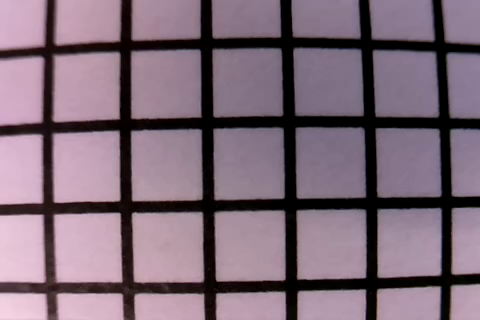
#> input picture frame 4 of test01.mp4, 480 x 320 px, given in place of the camera
$ python live_teste.py
#> lines starting #> are read from the running program, lines starting #| are printed output that depends on the picture; after the words box and inside, x2 and y2 are one past the last pixel; in counts of white or black regions, pixels touching at a corner belong together
### vidProc.py
import cv2
import numpy as np
import yaml
import numpy as np
import math
from matplotlib import pyplot as plt
import cellSum
import time
from operator import itemgetter


# [59 lines left out: functions undist, show_wait_destroy, binaryGridDetection, finddirs, not called in this run]


def findIntPoints(img1, midFrame):
    _,binary = cv2.threshold(cv2.cvtColor(img1, cv2.COLOR_BGR2GRAY),70,200,cv2.THRESH_BINARY_INV)
    img = np.copy(img1)

    #Retirar estas linhas quando a grelha nao tiver problemas
    kernel = np.ones((5,5),np.uint8)
    binary = cv2.morphologyEx(binary, cv2.MORPH_CLOSE, kernel)
    #show_wait_destroy("Image", binary)
    # Create the images that will use to extract the horizontal and vertical lines
    horizontal = np.copy(binary)
    vertical = np.copy(binary)

    # Specify size on horizontal axis
    cols = horizontal.shape[1]
    horizontal_size = cols // 10

    # Specify size on vertical axis
    rows = vertical.shape[0]
    verticalsize = rows // 10

    # Create structure element for extracting horizontal lines through morphology operations
    horizontalStructure = cv2.getStructuringElement(cv2.MORPH_RECT, (horizontal_size, 1))
    verticalStructure = cv2.getStructuringElement(cv2.MORPH_RECT, (1, verticalsize))

    # Apply morphology operations
    horizontal = cv2.erode(horizontal, horizontalStructure)
    horizontal = cv2.dilate(horizontal, horizontalStructure)
    vertical = cv2.erode(vertical, verticalStructure)
    vertical = cv2.dilate(vertical, verticalStructure)
    img_bwa = cv2.bitwise_and(vertical,horizontal)
    #horizontal = cv2.dilate(horizontal, horizontalStructure)
    # Show extracted horizontal lines
    #show_wait_destroy("horizontal", horizontal)
    #show_wait_destroy("horizontal", vertical)
    #show_wait_destroy("horizontal", img_bwa)
    #find centroids of blobs
    # find contours in the binary image
    contours, hierarchy = cv2.findContours(img_bwa, cv2.RETR_EXTERNAL, cv2.CHAIN_APPROX_SIMPLE)
    intersectionPoints=[]
    border = [int(cols*0.05), int(rows*0.05)]
    cv2.rectangle(img, (border[0], border[1]), (cols-border[0], rows-border[1]), (0, 255, 20), 2)
    drawCenter(img, midFrame)
    for c in contours:
        if cv2.contourArea(c)>cols*0.015:
            # calculate moments for each contour
            M = cv2.moments(c)
            if M["m00"] != 0:
                # calculate x,y coordinate of center
                cX = int(M["m10"] / M["m00"])
                cY = int(M["m01"] / M["m00"])
                if cX < cols - border[0] and cX > border[0] and cY < rows - border[1] and cY > border[1]:
                    intersectionPoints.append([cX,cY])
                    cv2.circle(img, (cX, cY), 3, (0, 0, 255), -1)
                    cv2.circle(img_bwa, (cX, cY), 3, (0, 0, 255), -1)
                    #cv2.putText(img_bwa, "centroid", (cX - 25, cY - 25),cv2.FONT_HERSHEY_SIMPLEX, 0.5, (255, 255, 255), 2)
    # display the image
    #show_wait_destroy('img_bwa', img_bwa)
    return intersectionPoints,img, horizontal, vertical, img_bwa

# [149 lines left out: functions findInitPoints, findCircles, four_point_transform, not called in this run]

def drawCenter(image, center_coordinates):
    radius = int(image.shape[1]*0.01)
    #color in BGR
    color = (255, 0, 0)
    # Line thickness of -1 px (-1 fills the circle)
    thickness = -1

    #coordinates correspond to the center of the image
    center_coordinates = center_coordinates.astype(int)
    image = cv2.circle(image, tuple(center_coordinates), radius, color, thickness)
    return image


# [7 lines left out: function rescaleFrame, not called in this run]

def cropImage(img, x, w, y, h):
    return img[y:y+h, x:x+h]

### live_teste.py
import cv2
import yaml
import numpy as np
import math
from matplotlib import pyplot as plt
import vidProc
import cellSum
import grid_map
import videoRecord


#Uncoment if in need to calculate new parameters
'''
#Calling of function that calculates calibration parameters from images on /CalibrationImages
#calibrateFisheye.getCalibParameters()
'''
def main():

    #Import calibration
    '''
    with open('calibration_matrix.yaml') as data:
        data_dict = yaml.load(data, Loader=yaml.FullLoader)

    Kd=np.array(data_dict['K'])
    Dd=np.array(data_dict['D'])
    cap.release()
    '''

    windowName = "Preview"
    #cv2.namedWindow(windowName)
    #cap = cv2.VideoCapture('teste_moveprintcore.mp4')
    cap = cv2.VideoCapture(0)
    #cap.set(3, 420)
    #cap.set(4, 380)
    fps_count = 1
    inital_frame = 1
    #length = int(cap.get(cv2.CAP_PROP_FRAME_COUNT))
    #last_frame = length-3


    if cap.isOpened():
        ret, frame = cap.read()
#> frame is the input picture: shape (320, 480, 3); mean B, G, R 120.5, 106.7, 126.5


    else:
        ret = False


    while ret:

        ret, frame = cap.read()
        #frame = cv2.resize(frame, (1280, 720), fx=0, fy=0, interpolation = cv2.INTER_CUBIC)
        #Make the code only start getting points after intial_frame
        if fps_count % 1 == 0:
            centerPoint = np.array([]).reshape(0, 2)
            midFrame = np.flip(np.asarray(frame.shape[:2])/2)
#> midFrame = [240, 160]
            intersectionPoints1, cimg, horizontal, vertical, img_bwa = vidProc.findIntPoints(frame, midFrame)
#> in findIntPoints, `_,binary = cv2.threshold(cv2.cvtColor(img1, cv2.COLOR_BGR2GRAY),70,200..`:
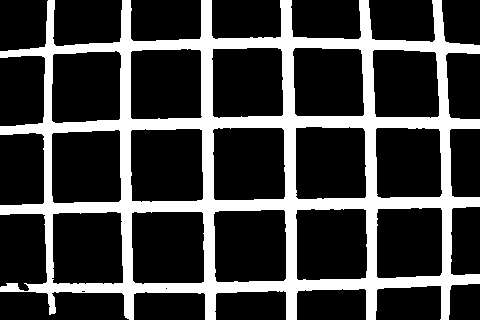
#> binary: shape (320, 480); values 0 (black) and 200 (white), 24.3% white; 1 white region, box (x1, y1, x2, y2) and area: (0, 0, 480, 320) 37354
#> in findIntPoints, `binary = cv2.morphologyEx(binary, cv2.MORPH_CLOSE, kernel)`: binary: shape (320, 480); values 0 (black) and 200 (white), 24.4% white; 1 white region, box (x1, y1, x2, y2) and area: (0, 0, 480, 320) 37518
#> in findIntPoints, `horizontal = cv2.erode(horizontal, horizontalStructure)`: horizontal: shape (320, 480); values 0 (black) and 200 (white), 11.5% white; 4 white regions, box (x1, y1, x2, y2) and area: (0, 197, 480, 214) 4898, (0, 116, 480, 134) 4804, (0, 275, 480, 293) 4103, (0, 37, 480, 56) 3914
#> in findIntPoints, `horizontal = cv2.dilate(horizontal, horizontalStructure)`:
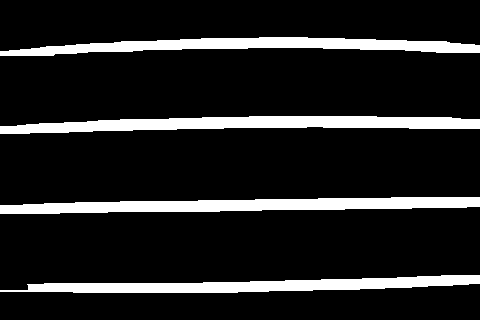
#> horizontal: shape (320, 480); values 0 (black) and 200 (white), 13% white; 4 white regions, box (x1, y1, x2, y2) and area: (0, 116, 480, 134) 5320, (0, 197, 480, 214) 5250, (0, 37, 480, 56) 4735, (0, 275, 480, 293) 4687
#> in findIntPoints, `vertical = cv2.erode(vertical, verticalStructure)`: vertical: shape (320, 480); values 0 (black) and 200 (white), 12.1% white; 6 white regions, box (x1, y1, x2, y2) and area: (201, 0, 216, 320) 3569, (281, 0, 297, 320) 3533, (360, 0, 377, 320) 3252, (120, 0, 134, 320) 3223, (433, 0, 452, 320) 2835, (44, 0, 54, 300) 2188
#> in findIntPoints, `vertical = cv2.dilate(vertical, verticalStructure)`:
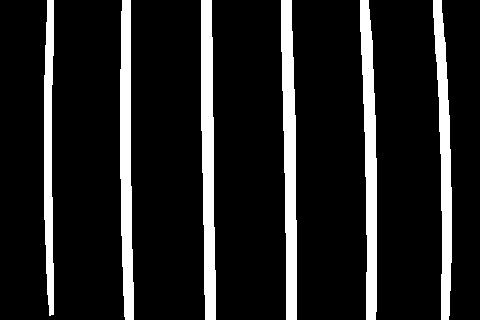
#> vertical: shape (320, 480); values 0 (black) and 200 (white), 13% white; 6 white regions, box (x1, y1, x2, y2) and area: (201, 0, 216, 320) 3693, (281, 0, 297, 320) 3688, (360, 0, 377, 320) 3515, (120, 0, 134, 320) 3378, (433, 0, 452, 320) 3192, (44, 0, 54, 316) 2455
#> in findIntPoints, `img_bwa = cv2.bitwise_and(vertical,horizontal)`:
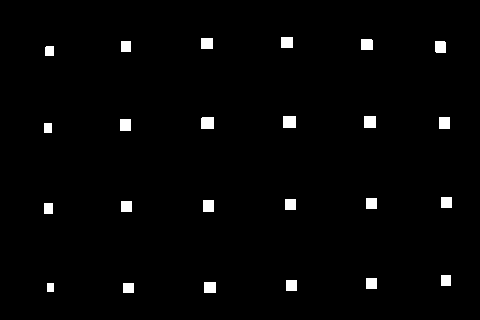
#> img_bwa: shape (320, 480); values 0 (black) and 200 (white), 1.9% white; 24 white regions
#> in findIntPoints, `contours, hierarchy = cv2.findContours(img_bwa, cv2.RETR_EXTERNAL, cv2..`: contours = 24 contours; largest, box (x1, y1, x2, y2) and area: (283, 116, 296, 128) 132, (201, 117, 214, 129) 132, (364, 116, 376, 128) 121, (204, 282, 216, 293) 110, (203, 200, 214, 212) 110
#> in findIntPoints, `cv2.rectangle(img, (border[0], border[1]), (cols-border[0], rows-borde..`:
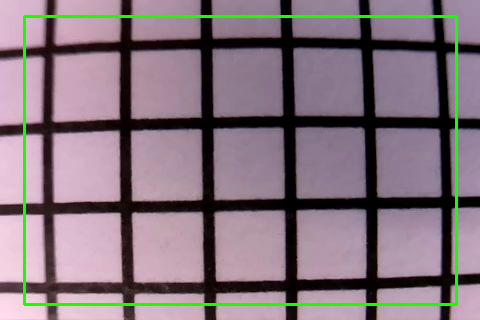
#> img: shape (320, 480, 3); mean B, G, R 124, 116.6, 131.3
#> the loop in findIntPoints, `for c in contours:` made 24 passes
#> (c, cX, cY) on passes 1 to 11: ([[123, 283], [123, 292], [133, 292], [133, 283]], 128, 287), ([[47, 283], [47, 291], [53, 291], [53, 283]], 50, 287), ([[204, 282], [204, 292], [215, 292], [215, 282]], 209, 287), ([[286, 280], [286, 290], [296, 290], [296, 280]], 291, 285), ([[366, 278], [366, 288], [376, 288], [376, 278]], 371, 283), ([[441, 275], [441, 285], [450, 285], [450, 275]], 445, 280), ([[44, 203], [44, 213], [52, 213], [52, 203]], 48, 208), ([[121, 201], [121, 211], [131, 211], [131, 201]], 126, 206), ([[203, 200], [203, 211], [213, 211], [213, 200]], 208, 205), ([[285, 199], [285, 209], [295, 209], [295, 199]], 290, 204), ([[366, 198], [366, 208], [376, 208], [376, 198]], 371, 203)
#> (cX, cY) on passes 16, 19, 20, 22: (207, 122), (49, 50), (440, 46), (366, 44)
#> after the loop in findIntPoints, `for c in contours:`:
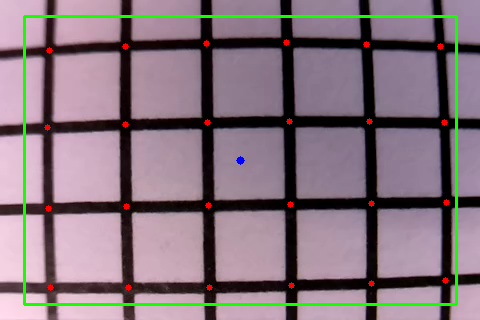
#> img: shape (320, 480, 3); mean B, G, R 124, 116.5, 132.4
#> after the loop in findIntPoints, `for c in contours:`:
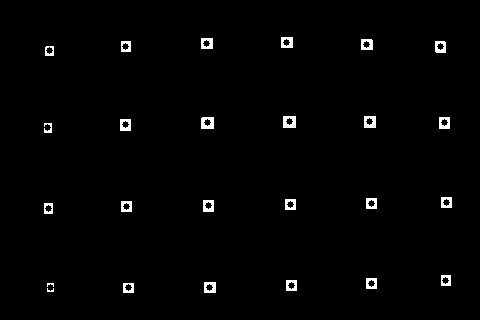
#> img_bwa: shape (320, 480); values 0 (black) and 200 (white), 1.4% white; 25 white regions (2 under 20 px), largest, box (x1, y1, x2, y2) and area: (283, 116, 296, 128) 127, (201, 117, 214, 129) 126, (364, 116, 376, 128) 115
#> after the loop in findIntPoints, `for c in contours:`: intersectionPoints = [[128, 287], [50, 287], [209, 287], [291, 285], [371, 283], [445, 280], [48, 208], [126, 206], [208, 205], [290, 204], [371, 203], [446, 202], [47, 127], [125, 124], [444, 122], [207, 122], [369, 121], [289, 121], [49, 50], [440, 46], [125, 46], [366, 44], [206, 43], [286, 42]]
#> intersectionPoints1 has the same summary as intersectionPoints in findIntPoints

            cv2.imshow("linhas horizontais", horizontal)
            cv2.imshow("linhas verticais", vertical)
            cv2.imshow(windowName, cimg)

            #vidProc.show_wait_destroy("linhas horizontais", horizontal)
            #vidProc.show_wait_destroy("linhas verticais", vertical)
            #vidProc.show_wait_destroy(windowName, cimg)
            if cv2.waitKey(1) == 27:
#> (key Esc is pressed here)
                break
        fps_count += 1
        #print(fps_count)
    cv2.destroyAllWindows()
    cap.release()
    print(frame.shape)
#| (320, 480, 3)
    #videoRecord.recordVid(10, 'teste_video_record.mp4')


main()

$ run again, starting later in the video
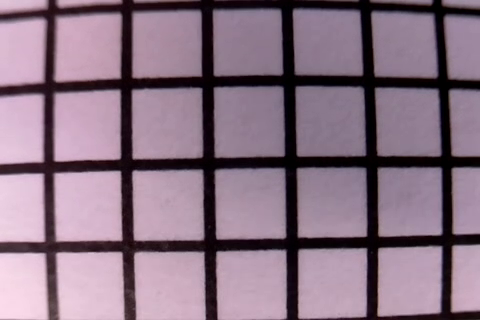
#> input picture frame 22 of test01.mp4, 480 x 320 px, given in place of the camera
#> in main, frame is the input picture: shape (320, 480, 3); mean B, G, R 131.3, 114.7, 137.2
#> in findIntPoints, `_,binary = cv2.threshold(cv2.cvtColor(img1, cv2.COLOR_BGR2GRAY),70,200..`:
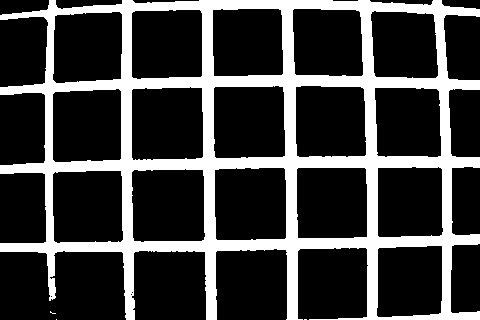
#> binary: shape (320, 480); values 0 (black) and 200 (white), 24.3% white; 4 white regions (3 under 20 px), largest, box (x1, y1, x2, y2) and area: (0, 0, 480, 320) 37259
#> contours = 27 contours, 2 with area under 20; largest, box (x1, y1, x2, y2) and area: (283, 75, 296, 87) 132, (204, 240, 216, 252) 121, (286, 238, 298, 250) 121, (203, 158, 215, 170) 121, (366, 156, 378, 168) 121
#> the loop in findIntPoints, `for c in contours:` made 27 passes
#> (c, cX, cY) on passes 2 to 8: ([[367, 317], [367, 319], [376, 319], [376, 317]], 371, 318), ([[441, 313], [441, 319], [450, 319], [450, 313]], 445, 316), ([[46, 242], [46, 251], [54, 251], [54, 242]], 50, 246), ([[123, 241], [123, 251], [133, 251], [133, 241]], 128, 246), ([[204, 240], [204, 251], [215, 251], [215, 240]], 209, 245), ([[286, 238], [286, 249], [297, 249], [297, 238]], 291, 243), ([[367, 237], [367, 247], [377, 247], [377, 237]], 372, 242)
#> after the loop in findIntPoints, `for c in contours:`:
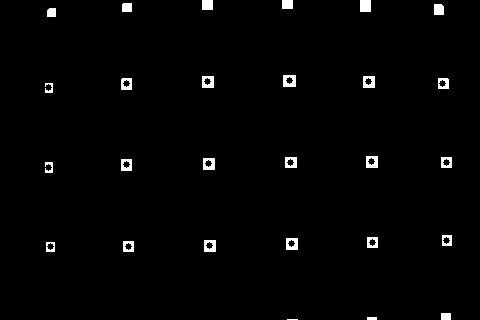
#> img_bwa: shape (320, 480); values 0 (black) and 200 (white), 1.6% white; 27 white regions (1 under 20 px), largest, box (x1, y1, x2, y2) and area: (360, 0, 371, 12) 132, (283, 75, 296, 87) 127, (202, 76, 214, 88) 115
#> after the loop in findIntPoints, `for c in contours:`: intersectionPoints = [[50, 246], [128, 246], [209, 245], [291, 243], [372, 242], [446, 240], [48, 167], [126, 164], [208, 163], [446, 162], [290, 162], [371, 161], [48, 87], [442, 83], [126, 83], [368, 81], [207, 81], [289, 80]]
#> intersectionPoints1 has the same summary as intersectionPoints in findIntPoints
#| (320, 480, 3)

$ run again, starting later in the video
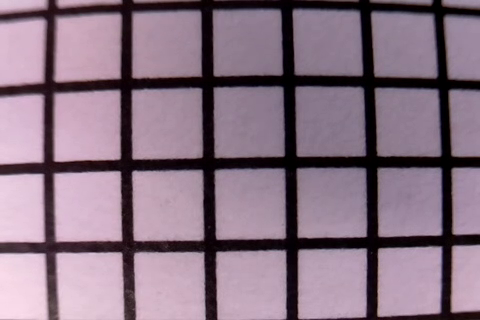
#> input picture frame 39 of test01.mp4, 480 x 320 px, given in place of the camera
#> in main, frame is the input picture: shape (320, 480, 3); mean B, G, R 131, 115, 136.5
#> in findIntPoints, `_,binary = cv2.threshold(cv2.cvtColor(img1, cv2.COLOR_BGR2GRAY),70,200..`:
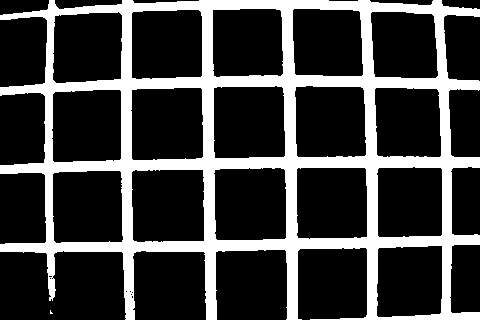
#> binary: shape (320, 480); values 0 (black) and 200 (white), 24.3% white; 2 white regions (1 under 20 px), largest, box (x1, y1, x2, y2) and area: (0, 0, 480, 320) 37267
#> contours = 26 contours, 1 with area under 20; largest, box (x1, y1, x2, y2) and area: (286, 238, 298, 250) 121, (203, 158, 215, 170) 121, (366, 156, 378, 168) 121, (363, 76, 375, 88) 121, (202, 76, 214, 88) 121
#> the loop in findIntPoints, `for c in contours:` made 26 passes
#> (c, cX, cY) on passes 1, 2, 3, 4, 6, 7, 8: ([[367, 317], [367, 319], [376, 319], [376, 317]], 371, 318), ([[441, 313], [441, 319], [450, 319], [450, 313]], 445, 316), ([[46, 243], [46, 251], [54, 251], [54, 243]], 50, 247), ([[122, 242], [122, 251], [133, 251], [133, 242]], 127, 246), ([[286, 238], [286, 249], [297, 249], [297, 238]], 291, 243), ([[367, 237], [367, 247], [377, 247], [377, 237]], 372, 242), ([[442, 235], [442, 245], [451, 245], [451, 235]], 446, 240)
#> after the loop in findIntPoints, `for c in contours:`:
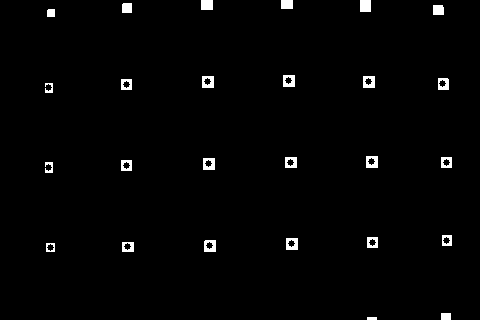
#> img_bwa: shape (320, 480); values 0 (black) and 200 (white), 1.6% white; 26 white regions, largest, box (x1, y1, x2, y2) and area: (360, 0, 371, 12) 132, (201, 0, 213, 10) 120, (283, 75, 295, 87) 115
#> after the loop in findIntPoints, `for c in contours:`: intersectionPoints = [[50, 247], [127, 246], [209, 245], [291, 243], [372, 242], [446, 240], [48, 167], [126, 165], [208, 163], [446, 162], [290, 162], [371, 161], [48, 87], [126, 84], [442, 83], [368, 81], [207, 81], [288, 80]]
#> intersectionPoints1 has the same summary as intersectionPoints in findIntPoints
#| (320, 480, 3)
